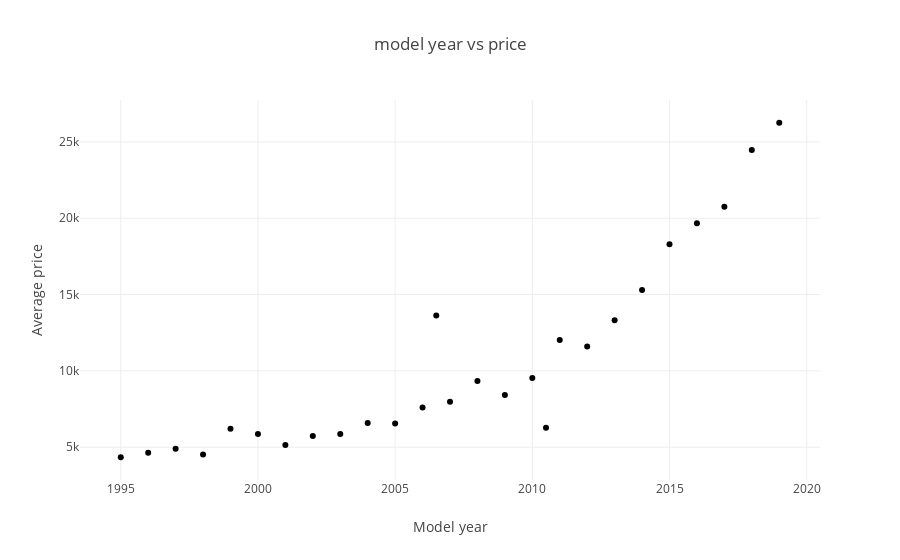

Here is the notebook cell this chart was saved with:
### Markdown cell above
Here, we study the dependence of the car prices on their model years

### Code cell
model_year_order = vehicles.groupby('model_year')['price'].agg(['mean', 'count']).reset_index()
model_year_order.tail(20)

fig_model_year = px.scatter(model_year_order, x='model_year', y='mean', title='model year vs price')
fig_model_year.update_layout(xaxis_title='Model year', yaxis_title='Average price')
fig_model_year.show()

### Figure 1 — Plotly figure (JSON) as saved in the notebook; plotly's stock layout.template omitted (floating-point values rounded to 4 significant figures)
{"data": [{"hovertemplate": "model_year=%{x}<br>mean=%{y}<extra></extra>", "legendgroup": "", "marker": {"color": "#000001", "symbol": "circle"}, "mode": "markers", "name": "", "orientation": "v", "showlegend": false, "type": "scatter", "x": [1995, 1996, 1997, 1998, 1999, 2000, 2001, 2002, 2003, 2004, 2005, 2006, 2006.0, 2007, 2008, 2009, 2010, 2010.0, 2011, 2012, 2013, 2014, 2015, 2016, 2017, 2018, 2019], "xaxis": "x", "y": [4343.0, 4643.0, 4899.0, 4520.0, 6213.0, 5864.0, 5150.0, 5733.0, 5871.0, 6582.0, 6561.0, 7598.0, 13630.0, 7971.0, 9337.0, 8427.0, 9539.0, 6272.0, 12020.0, 11590.0, 13320.0, 15300.0, 18290.0, 19670.0, 20750.0, 24470.0, 26250.0], "yaxis": "y"}], "layout": {"legend": {"tracegroupgap": 0}, "title": {"text": "model year vs price"}, "xaxis": {"anchor": "y", "domain": [0, 1], "title": {"text": "Model year"}}, "yaxis": {"anchor": "x", "domain": [0, 1], "title": {"text": "Average price"}}}}
